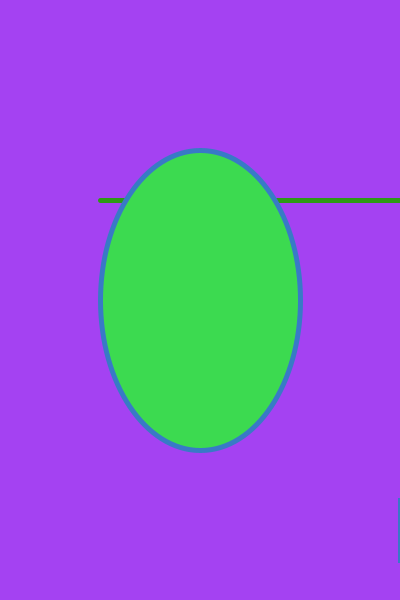
Frame 1 (no input)
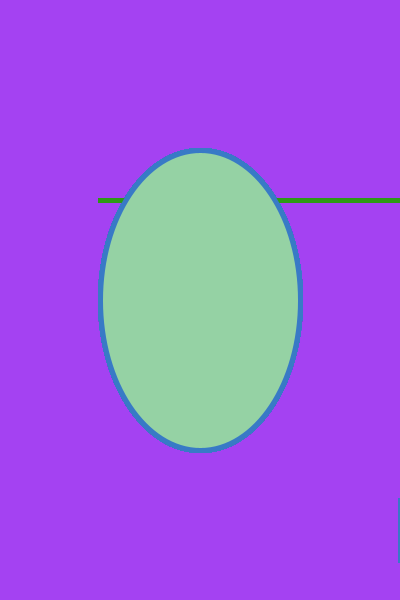
Frame 60 (the mouse pressed at the canvas centre just before this capture)
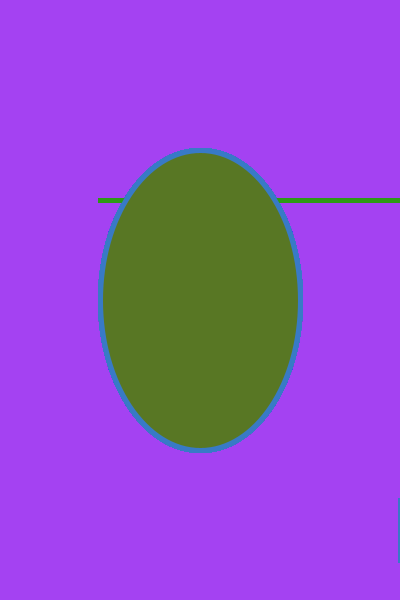
Frame 120 (the mouse held since frame 60 and released just before this capture)

The Processing sketch that drew these frames (run headless with seeded random() and noise(); from frame 60 on, the mouse is pressed at the canvas centre):

// Processing sketch: processing_48454
// ── processing_48454.pde

void setup() 
{
size(400,600) ;
background(random(255),random(255),random(255)) ;
smooth() ;
}

void draw()
{
strokeWeight(5) ;
stroke(45,154,21) ;
line(100,200, 400,200) ;

stroke( 56, 122, 198) ;
fill(random(255), random(255),random(255)) ;
rect(400,500, 500, 60) ;
ellipse(200, 300, 200,300) ;
}
